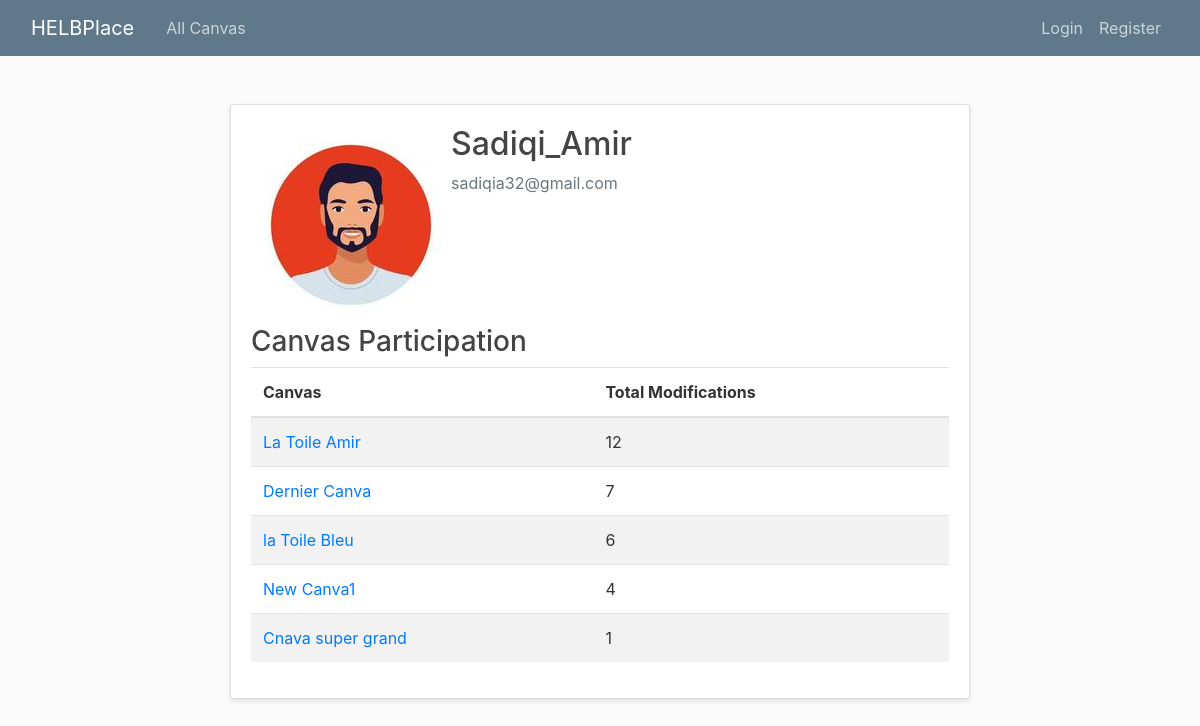
Page /profile/1/ on the earlier database version.
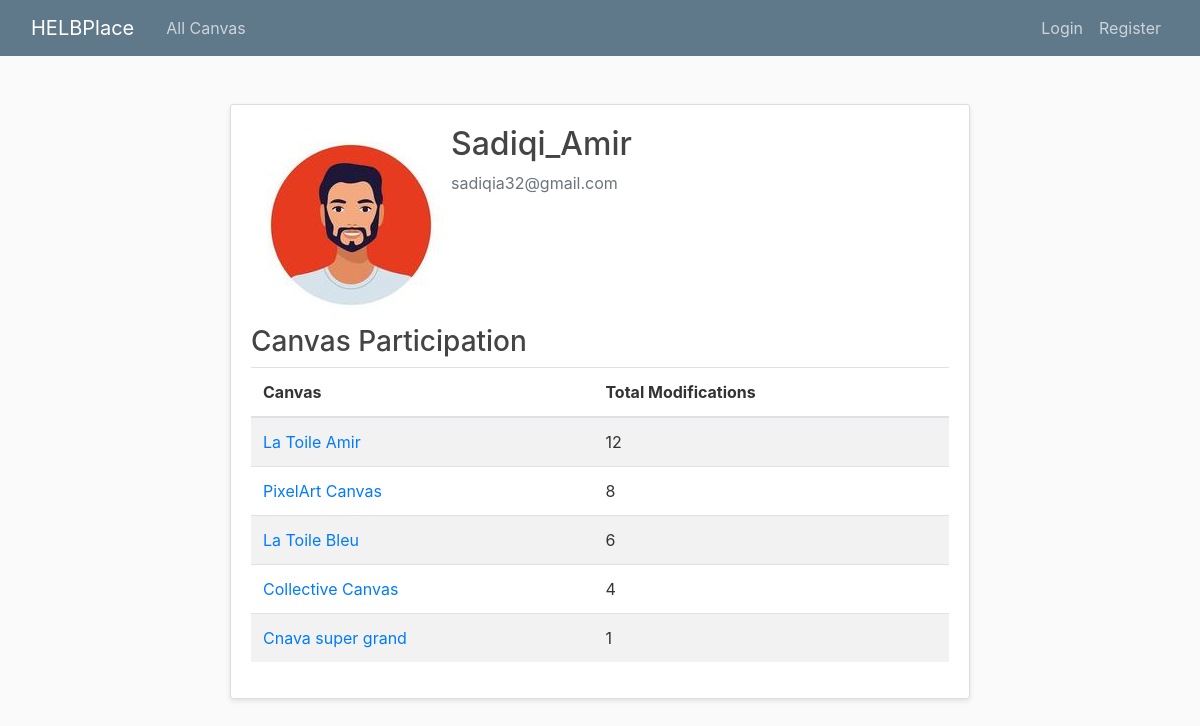
Same page on the later database version.
### blog/models.py (models this page shows, shortened)
class Canva(models.Model):
    title = models.CharField(max_length=100)
    sizeHeight = models.IntegerField()
    sizeWidth = models.IntegerField()
    timer = models.IntegerField()
    date_posted = models.DateTimeField(default=timezone.now)
    author = models.ForeignKey(User, on_delete=models.CASCADE)

### blog/views.py (the view)
# urls.py: path('profile/<int:user_id>/', user_profile, name='profile'),
def user_profile(request, user_id):
    user = get_object_or_404(User, id=user_id)
    canvas_participation = UserAction.objects.filter(user=user) \
        .values('canva__title', 'canva__id') \
        .annotate(total_modifications=Sum('modification_count')) \
        .order_by('-total_modifications')
    return render(request, 'blog/profile.html', {
        'profile_user': user,
        'canvas_participation': canvas_participation,
    })

### blog/templates/blog/profile.html
{% extends "blog/base.html" %}
{% block content %}
    <div class="container mt-4">
        <div class="content-section">
            <div class="media">
              <img class="rounded-circle account-img" src="{{ profile_user.profile.image.url }}">
              <div class="media-body">
                <h2 class="account-heading">{{ profile_user.username }}</h2>
                <p class="text-secondary">{{ profile_user.email }}</p>
              </div>
            </div>
        <h3>Canvas Participation</h3>
        {% if canvas_participation %}
            <table class="table table-striped">
                <thead>
                    <tr>
                        <th>Canvas</th>
                        <th>Total Modifications</th>
                    </tr>
                </thead>
                <tbody>
                    {% for canvas in canvas_participation %}
                        <tr>
                            <td>
                                <a href="{% url 'canva-detail' canvas.canva__id %}">{{ canvas.canva__title }}</a>
                            </td>
                            <td>{{ canvas.total_modifications }}</td>
                        </tr>
                    {% endfor %}
                </tbody>
            </table>
        {% else %}
            <p>No canvas participation found.</p>
        {% endif %}
    </div>
{% endblock %}

Differences in the rows shown:
changed Canva: canva__title "Dernier Canva" → "PixelArt Canvas"; total_modifications "7" → "8"
changed Canva: canva__title "la Toile Bleu" → "La Toile Bleu"
changed Canva: canva__title "New Canva1" → "Collective Canvas"
